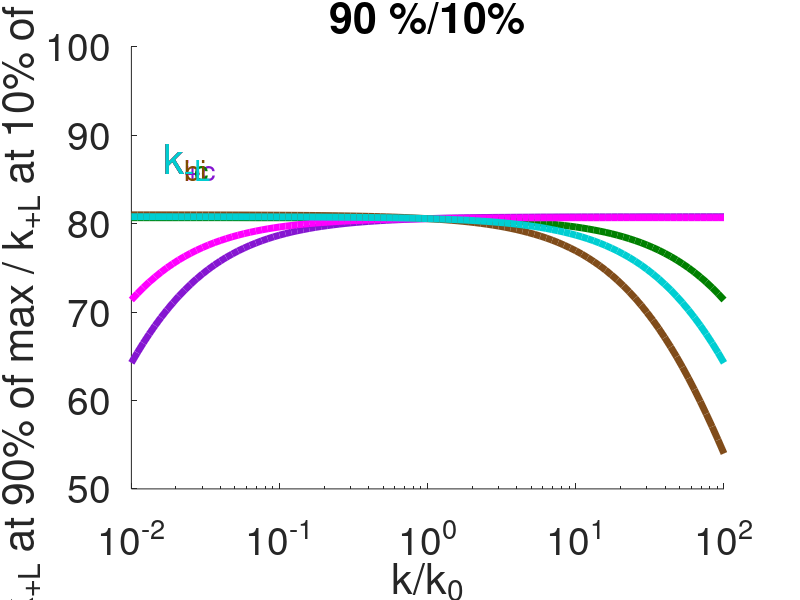
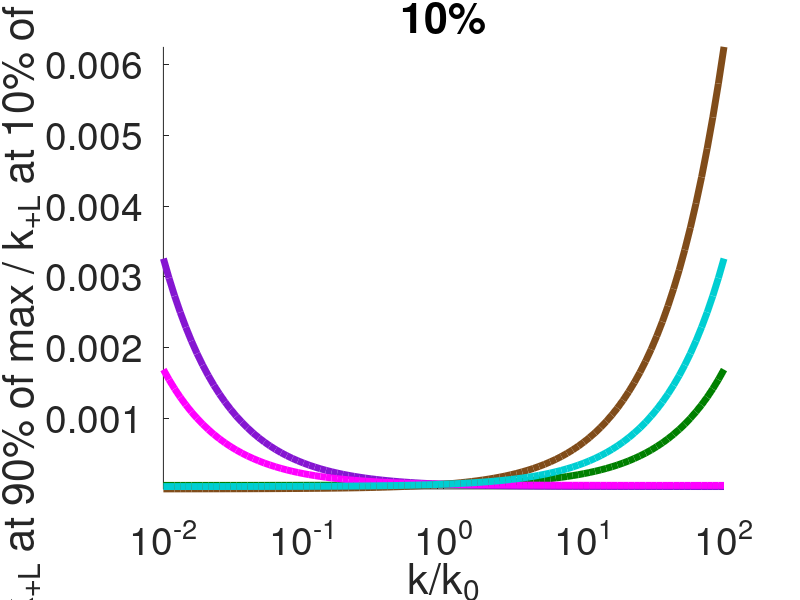
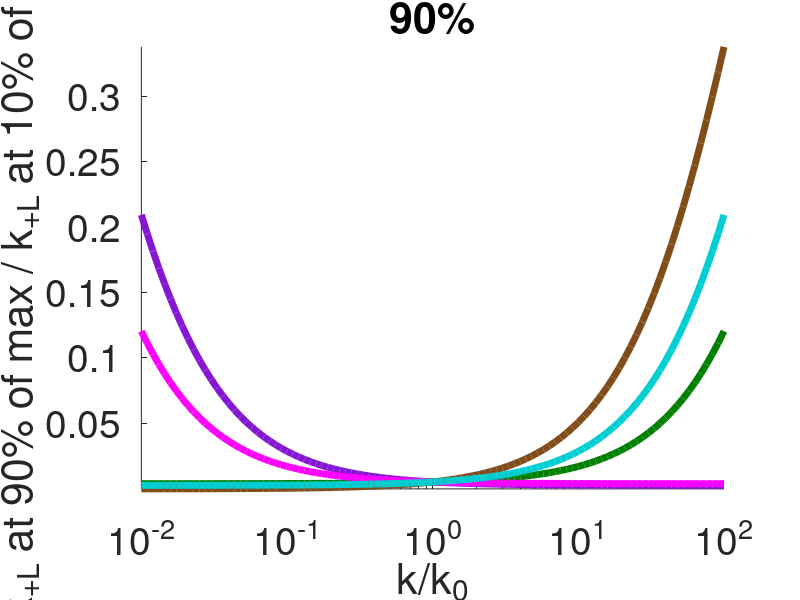

These figures' MATLAB source, in order:
clc
clear 
close all

% Steady state panel D
%-------------------------------------------%

% define Uniform  model equations:

R_func = @(kp,kbi,kL,kL_neg,kc,kc_neg,ki) kp ./(((kL.*kL_neg) ./ (((kc.*kc_neg) ./ (kc_neg+ki)) -kL_neg - kc))+kbi+kL);
RL_func = @(R,kL,kL_neg,ki,kc,kc_neg) (R.*-kL) ./ (((kc.*kc_neg) ./ (kc_neg+ki)) -kL_neg - kc);
Rc_func = @(kc,kc_neg,ki,RL) (kc.*RL) ./(kc_neg+ki);

% Do for Uniform  model

% do kc half

clear kp kT kT_neg kc kc_neg ki kLT kL_neg kbi kL;

kc_0 = 0.1;
kc_vals = kc_0*logspace(-2,2,101);
for i=1:length(kc_vals)
    kp = 1;
    kc =  kc_vals(i);
    kc_neg = 0.05; 
    ki = 0.05;
    kL_neg = 0.05;
    kbi = (3*10^-4); 
    kL = logspace(-8,0,1001);
    
    R = R_func(kp,kbi,kL,kL_neg,kc,kc_neg,ki);
    RL = RL_func(R,kL,kL_neg,ki,kc,kc_neg);
    Rc = Rc_func(kc,kc_neg,ki,RL);
    
    maxsignal(i) = max(RL+Rc);
    index = find((RL+Rc)>(0.5*maxsignal(i)),1);
    
    % define 10 and 90 percents
    index10 = find((RL+Rc)>(0.1*maxsignal(i)),1);
    index90 = find((RL+Rc)>(0.9*maxsignal(i)),1);
    
    previoussignal = RL(index-1) + Rc(index-1);
    nextsignal = RL(index) + Rc(index);
    fraction = (0.5*maxsignal(i) - previoussignal)/(nextsignal - previoussignal);
    kL_half(i) = kL(index-1) + fraction*(kL(index) - kL(index-1));
    
    % define before and after for 10 and 90
    previoussignal10 = RL(index10-1) + Rc(index10-1);
    nextsignal10 = RL(index10) + Rc(index10);

    previoussignal90 = RL(index90-1) + Rc(index90-1);
    nextsignal90 = RL(index90) + Rc(index90);
    
    % need to define fractions for 10 and 90 percents 
    fraction10 = (0.1*maxsignal(i) - previoussignal10)/(nextsignal10 - previoussignal10);
    fraction90 = (0.9*maxsignal(i) - previoussignal90)/(nextsignal90 - previoussignal90);
    
    kL_10(i) = kL(index10-1) + fraction10*(kL(index10) - kL(index10-1));
    kL_90(i) = kL(index90-1) + fraction90*(kL(index90) - kL(index90-1));
end

kL_half_kc = kL_half;
kL_10_kc = kL_10;
kL_90_kc = kL_90;

% do kcneg half

clear kp kT kT_neg kc kc_neg ki kLT kL_neg kbi kL;

kcneg_0 = 0.05;
kcneg_vals = kcneg_0*logspace(-2,2,101);
for i=1:length(kcneg_vals)
    kp = 1;
    kc =  kc_0;
    kc_neg = kcneg_vals(i);
    ki = 0.05;  
    kL_neg = 0.05;
    kbi = 1*(3*10^-4); 
    kL = logspace(-8,0,1001);
    
    R = R_func(kp,kbi,kL,kL_neg,kc,kc_neg,ki);
    RL = RL_func(R,kL,kL_neg,ki,kc,kc_neg);
    Rc = Rc_func(kc,kc_neg,ki,RL);
    
       maxsignal(i) = max(RL+Rc);
    index = find((RL+Rc)>(0.5*maxsignal(i)),1);
    
    % define 10 and 90 percents
    index10 = find((RL+Rc)>(0.1*maxsignal(i)),1);
    index90 = find((RL+Rc)>(0.9*maxsignal(i)),1);
    
    previoussignal = RL(index-1) + Rc(index-1);
    nextsignal = RL(index) + Rc(index);
    fraction = (0.5*maxsignal(i) - previoussignal)/(nextsignal - previoussignal);
    kL_half(i) = kL(index-1) + fraction*(kL(index) - kL(index-1));
    
    % define before and after for 10 and 90
    previoussignal10 = RL(index10-1) + Rc(index10-1);
    nextsignal10 = RL(index10) + Rc(index10);

    previoussignal90 = RL(index90-1) + Rc(index90-1);
    nextsignal90 = RL(index90) + Rc(index90);
    
    % need to define fractions for 10 and 90 percents 
    fraction10 = (0.1*maxsignal(i) - previoussignal10)/(nextsignal10 - previoussignal10);
    fraction90 = (0.9*maxsignal(i) - previoussignal90)/(nextsignal90 - previoussignal90);
    
    kL_10(i) = kL(index10-1) + fraction10*(kL(index10) - kL(index10-1));
    kL_90(i) = kL(index90-1) + fraction90*(kL(index90) - kL(index90-1));
end

kL_half_kcneg = kL_half;
kL_10_kcneg = kL_10;
kL_90_kcneg = kL_90;

% do ki max and half

clear kp kT kT_neg kc kc_neg ki kLT kL_neg kbi kL;

ki_0 = 0.05;
ki_vals = ki_0*logspace(-2,2,101);
for i=1:length(ki_vals)
    kp = 1;
    kc =  kc_0;
    kc_neg = kcneg_0;
    ki = ki_vals(i); 
    kL_neg = 0.05;
    kbi = 1*(3*10^-4);
    kL = logspace(-8,0,1001);
    
    R = R_func(kp,kbi,kL,kL_neg,kc,kc_neg,ki);
    RL = RL_func(R,kL,kL_neg,ki,kc,kc_neg);
    Rc = Rc_func(kc,kc_neg,ki,RL);
    
       maxsignal(i) = max(RL+Rc);
    index = find((RL+Rc)>(0.5*maxsignal(i)),1);
    
    % define 10 and 90 percents
    index10 = find((RL+Rc)>(0.1*maxsignal(i)),1);
    index90 = find((RL+Rc)>(0.9*maxsignal(i)),1);
    
    previoussignal = RL(index-1) + Rc(index-1);
    nextsignal = RL(index) + Rc(index);
    fraction = (0.5*maxsignal(i) - previoussignal)/(nextsignal - previoussignal);
    kL_half(i) = kL(index-1) + fraction*(kL(index) - kL(index-1));
    
    % define before and after for 10 and 90
    previoussignal10 = RL(index10-1) + Rc(index10-1);
    nextsignal10 = RL(index10) + Rc(index10);

    previoussignal90 = RL(index90-1) + Rc(index90-1);
    nextsignal90 = RL(index90) + Rc(index90);
    
    % need to define fractions for 10 and 90 percents 
    fraction10 = (0.1*maxsignal(i) - previoussignal10)/(nextsignal10 - previoussignal10);
    fraction90 = (0.9*maxsignal(i) - previoussignal90)/(nextsignal90 - previoussignal90);
    
    kL_10(i) = kL(index10-1) + fraction10*(kL(index10) - kL(index10-1));
    kL_90(i) = kL(index90-1) + fraction90*(kL(index90) - kL(index90-1));
end

kL_half_ki = kL_half;
kL_10_ki = kL_10;
kL_90_ki = kL_90;
% % do kbi max and half

clear kp kT kT_neg kc kc_neg ki kLT kL_neg kbi kL;

kbi_0 = 3*10^-4;
kbi_vals = kbi_0*logspace(-2,2,101); 
for i=1:length(kbi_vals)
    kp = 1;
    kc =  kc_0;
    kc_neg = kcneg_0;
    ki = ki_0;
    kL_neg = 0.05; 
    kbi = kbi_vals(i); 
    kL = logspace(-10,0,1001);
    
    R = R_func(kp,kbi,kL,kL_neg,kc,kc_neg,ki);
    RL = RL_func(R,kL,kL_neg,ki,kc,kc_neg);
    Rc = Rc_func(kc,kc_neg,ki,RL);

    maxsignal(i) = max(RL+Rc);
    index = find((RL+Rc)>(0.5*maxsignal(i)),1);
    
    % define 10 and 90 percents
    index10 = find((RL+Rc)>(0.1*maxsignal(i)),1);
    index90 = find((RL+Rc)>(0.9*maxsignal(i)),1);
    
    previoussignal = RL(index-1) + Rc(index-1);
    nextsignal = RL(index) + Rc(index);
    fraction = (0.5*maxsignal(i) - previoussignal)/(nextsignal - previoussignal);
    kL_half(i) = kL(index-1) + fraction*(kL(index) - kL(index-1));
    
    % define before and after for 10 and 90
    previoussignal10 = RL(index10-1) + Rc(index10-1);
    nextsignal10 = RL(index10) + Rc(index10);

    previoussignal90 = RL(index90-1) + Rc(index90-1);
    nextsignal90 = RL(index90) + Rc(index90);
    
    % need to define fractions for 10 and 90 percents 
    fraction10 = (0.1*maxsignal(i) - previoussignal10)/(nextsignal10 - previoussignal10);
    fraction90 = (0.9*maxsignal(i) - previoussignal90)/(nextsignal90 - previoussignal90);
    
    kL_10(i) = kL(index10-1) + fraction10*(kL(index10) - kL(index10-1));
    kL_90(i) = kL(index90-1) + fraction90*(kL(index90) - kL(index90-1));
end

kL_half_kbi = kL_half;
kL_10_kbi = kL_10;
kL_90_kbi = kL_90;

% do kLneg max and half

clear kp kT kT_neg kc kc_neg ki kLT kL_neg kbi kL;

kLneg_0 = 0.05;
kLneg_vals = kLneg_0*logspace(-2,2,101);
for i=1:length(kLneg_vals)
    kp = 1;
    kc =  kc_0;
    kc_neg = kcneg_0;
    ki = ki_0; 
    kL_neg = kLneg_vals(i);
    kbi = kbi_0; 
    kL = logspace(-8,0,1001);
    
    R = R_func(kp,kbi,kL,kL_neg,kc,kc_neg,ki);
    RL = RL_func(R,kL,kL_neg,ki,kc,kc_neg);
    Rc = Rc_func(kc,kc_neg,ki,RL);
    
    maxsignal(i) = max(RL+Rc);
    index = find((RL+Rc)>(0.5*maxsignal(i)),1);
    
    % define 10 and 90 percents
    index10 = find((RL+Rc)>(0.1*maxsignal(i)),1);
    index90 = find((RL+Rc)>(0.9*maxsignal(i)),1);
    
    previoussignal = RL(index-1) + Rc(index-1);
    nextsignal = RL(index) + Rc(index);
    fraction = (0.5*maxsignal(i) - previoussignal)/(nextsignal - previoussignal);
    kL_half(i) = kL(index-1) + fraction*(kL(index) - kL(index-1));
    
    % define before and after for 10 and 90
    previoussignal10 = RL(index10-1) + Rc(index10-1);
    nextsignal10 = RL(index10) + Rc(index10);

    previoussignal90 = RL(index90-1) + Rc(index90-1);
    nextsignal90 = RL(index90) + Rc(index90);
    
    % need to define fractions for 10 and 90 percents 
    fraction10 = (0.1*maxsignal(i) - previoussignal10)/(nextsignal10 - previoussignal10);
    fraction90 = (0.9*maxsignal(i) - previoussignal90)/(nextsignal90 - previoussignal90);
    
    kL_10(i) = kL(index10-1) + fraction10*(kL(index10) - kL(index10-1));
    kL_90(i) = kL(index90-1) + fraction90*(kL(index90) - kL(index90-1));
end

kL_half_kLneg = kL_half;
kL_10_kLneg = kL_10;
kL_90_kLneg = kL_90;
% plot properties

figure(1)
semilogx(kc_vals/kc_0,(kL_90_kc./kL_10_kc),'-','color',[0.5210 0.0860 0.8190],'linewidth',5);
hold on
semilogx(kcneg_vals/kcneg_0,(kL_90_kcneg./kL_10_kcneg),'-','color',[0 0.5 0],'linewidth',5);
semilogx(ki_vals/ki_0,(kL_90_ki./kL_10_ki),'m-','linewidth',5);
semilogx(kbi_vals/kbi_0,(kL_90_kbi./kL_10_kbi),'-','color',[0.5 0.3 0.1],'linewidth',5);
semilogx(kLneg_vals/kLneg_0,(kL_90_kLneg./kL_10_kLneg),'-','color',[0, 0.8078, 0.8235],'linewidth',5);

xlabel('k/k_0','fontsize',30);
ylabel('k_{+L} at 90% of max / k_{+L} at 10% of max','fontsize',30);
%legend('k_{+c}','k_{-c}','k_i','k_{bi}','k_{-L}','fontsize',14,location = 'southeast');
%legend('Uniform : k_c','Uniform : k_{-c}','Uniform : k_i','Uniform : k_{-L}','fontsize',14);
set(gca','fontsize',28)
set(gcf,'Color','white')
%axis tight
xlim([10^-2 10^2])
ylim([50 100])
%xticks([10^-4 10^-2 10^0 10^2 10^4])
%yticks([0 20 40 60 80 100])
title('90 %/10%')
%axis tight
box off

%legend box off

% Plot colours
% Default uniform params will be blue and default localized will be red
% kT = Orange
% kT_neg = gray
% kc = purple
% kc_neg = green
% kL_neg = cyan
% ki = magenta
% kbi = brown

%%

% For individual legend curves 

% Make additional text for legend
annotation('textbox', [0.205 0.7 0.15 0.05], 'String', 'k_{+c}', 'Color',[0.5210 0.0860 0.8190]',...
           'LineStyle', 'none','FontSize', 30);

% Make additional text for legend
annotation('textbox', [0.205 0.7 0.15 0.05], 'String', 'k_{-c}', 'Color',[0 0.5 0],...
           'LineStyle', 'none','FontSize', 30);
       
% Make additional text for legend
annotation('textbox', [0.205 0.7 0.15 0.05], 'String', 'k_{i}', 'Color','m',...
           'LineStyle', 'none','FontSize', 30);
       
% Make additional text for legend
annotation('textbox', [0.205 0.7 0.15 0.05], 'String', 'k_{bi}', 'Color',[0.5 0.3 0],...
           'LineStyle', 'none','FontSize', 30);
       
% Make additional text for legend
annotation('textbox', [0.205 0.7 0.15 0.05], 'String', 'k_{-L}', 'Color',[0, 0.8078, 0.8235],...
           'LineStyle', 'none','FontSize', 30);
     
       
       
%% plot 10% of ligand

figure(2)
semilogx(kc_vals/kc_0,(kL_10_kc),'-','color',[0.5210 0.0860 0.8190],'linewidth',5);
hold on
semilogx(kcneg_vals/kcneg_0,(kL_10_kcneg),'-','color',[0 0.5 0],'linewidth',5);
semilogx(ki_vals/ki_0,(kL_10_ki),'m-','linewidth',5);
semilogx(kbi_vals/kbi_0,(kL_10_kbi),'-','color',[0.5 0.3 0.1],'linewidth',5);
semilogx(kLneg_vals/kLneg_0,(kL_10_kLneg),'-','color',[0, 0.8078, 0.8235],'linewidth',5);

xlabel('k/k_0','fontsize',30);
ylabel('k_{+L} at 90% of max / k_{+L} at 10% of max','fontsize',30);
%legend('k_{+c}','k_{-c}','k_i','k_{bi}','k_{-L}','fontsize',14,location = 'southeast');
%legend('Uniform : k_c','Uniform : k_{-c}','Uniform : k_i','Uniform : k_{-L}','fontsize',14);

set(gca','fontsize',28)
set(gcf,'Color','white')
axis tight
%xlim([10^-2 10^2])
%ylim([10^-5*0.5 10^-1])
%xticks([10^-2 10^-1 10^0 10^1 10^2])
%yticks([10^-5 10^-4 10^-3 10^-2 10^-1])
title('10%')

box off


% plot 90% 

figure(3)
semilogx(kc_vals/kc_0,(kL_90_kc),'-','color',[0.5210 0.0860 0.8190],'linewidth',5);
hold on
semilogx(kcneg_vals/kcneg_0,(kL_90_kcneg),'-','color',[0 0.5 0],'linewidth',5);
semilogx(ki_vals/ki_0,(kL_90_ki),'m-','linewidth',5);
semilogx(kbi_vals/kbi_0,(kL_90_kbi),'-','color',[0.5 0.3 0.1],'linewidth',5);
semilogx(kLneg_vals/kLneg_0,(kL_90_kLneg),'-','color',[0, 0.8078, 0.8235],'linewidth',5);

xlabel('k/k_0','fontsize',30);
ylabel('k_{+L} at 90% of max / k_{+L} at 10% of max','fontsize',30);
%legend('k_{+c}','k_{-c}','k_i','k_{bi}','k_{-L}','fontsize',14,location = 'southeast');
%legend('Uniform : k_c','Uniform : k_{-c}','Uniform : k_i','Uniform : k_{-L}','fontsize',14);

set(gca','fontsize',28)
set(gcf,'Color','white')
axis tight
%xlim([10^-2 10^2])
%ylim([10^-5*0.5 10^-1])
%xticks([10^-2 10^-1 10^0 10^1 10^2])
%yticks([10^-5 10^-4 10^-3 10^-2 10^-1])
title('90%')

box off
